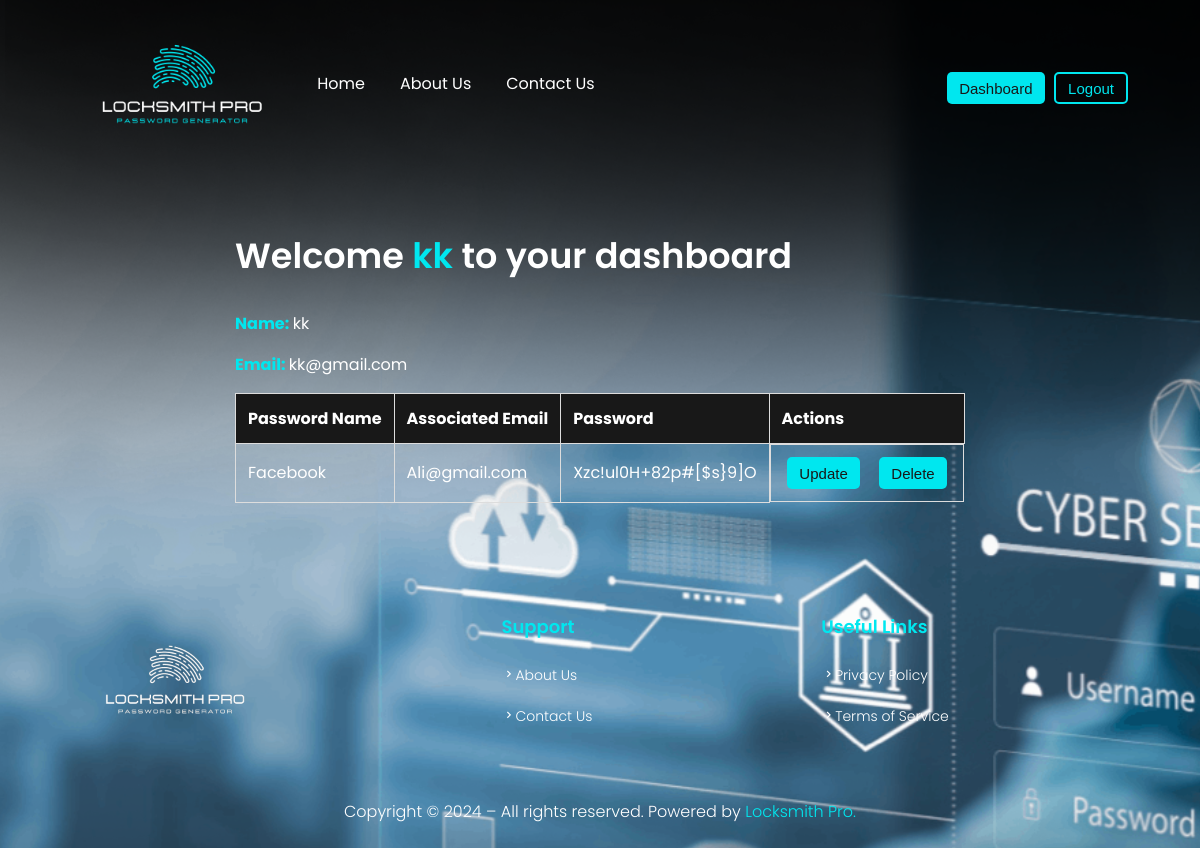
/dashboard (signed in), run on the app's committed database.
### models.py (models this page shows, shortened)
class User(db.Model):
    id = db.Column(db.Integer, primary_key=True)
    name = db.Column(db.String(100), nullable=False)
    email = db.Column(db.String(100), unique=True)
    password = db.Column(db.String(100))

class SavedPassword(db.Model):
    id = db.Column(db.Integer, primary_key=True)
    user_id = db.Column(db.Integer, db.ForeignKey('user.id'), nullable=False)
    password_name = db.Column(db.String(100), nullable=False)
    password_email = db.Column(db.String(100), nullable=False)
    password = db.Column(db.String(100), nullable=False)
    user = db.relationship('User', backref=db.backref('saved_passwords', lazy=True))

### locksmith.py (the view)
@app.route("/dashboard")
def dashboard():
    if session['user_id']:
        user_id = session['user_id']
        user = User.query.filter_by(email=session['email']).first()
        saves = SavedPassword.query.filter_by(user_id=user_id).all()
        return render_template('dashboard.html', saves=saves, user=user)
    return redirect('/login')

### templates/dashboard.html
{% extends 'base.html' %}
{% block content %}
<div class="container">
    <h2>Welcome <span style="color: #00E7EF;">{{user.name}}</span> to your dashboard</h2>
    <p><strong style="color: #00E7EF;" >Name: </strong> {{user.name }}</p>
    <p><strong style="color: #00E7EF;" >Email: </strong> {{user.email }}</p>
    {% if saves|length < 1 %}
        <p><strong style="color: red; text-align:center;" >There's no password saved!</strong></p>
    {% else %}
        <table>
            <thead>
                <tr>
                    <th>Password Name</th>
                    <th>Associated Email</th>
                    <th>Password</th>
                    <th>Actions</th>
                </tr>
            </thead>
            <tbody>
                {% for save in saves %}
                <tr>
                    <td onclick="copy(this)" >{{ save.password_name }}</td>
                    <td onclick="copy(this)" >{{ save.password_email }}</td>
                    <td onclick="copy(this)" >{{ save.password }}</td>
                    <td id="u-d-btn">
                        <a href="/update/{{ save.id }}"><button>Update</button></a>
                        <form action="{{ url_for('delete', id=save.id) }}" method="POST">
                            <button type="submit" id="delete">Delete</button>
                        </form>
                    </td>
                </tr>
                {% endfor %}
            </tbody>
        </table>
    {% endif %}
</div>
{% endblock content %}

### static/css/styles.css (style rules this page uses)
body { display: flex; flex-direction: column; background-color: black; justify-content: center; align-items: center; color: #fff; background-image: url(/Locksmith-Pro/static/img/background.png); }
button { overflow: hidden; outline: none; border: none; border-radius: 5px; cursor: pointer; padding: 5px 12px; font-family: Poppins, sans-serif; margin: 0 0.3rem; }
table { width: 100%; border-collapse: collapse; font-family: Poppins, sans-serif; }
th, td { padding: 12px; border: 1px solid #ddd; text-align: left; cursor: pointer; }
th { background-color: #181818; color: white; }
h2 { font-family: Poppins, sans-serif; font-weight: 600; font-size: 35px; color: #fff; }
form { width: 60%; display: flex; flex-direction: column; justify-content: center; margin: 0; padding: 0; }
button { height: 2rem; background-color: #00E7EF; color: #181818; font-family: Poppies, sans-serif; font-weight: 500; overflow: none; border: none; border-radius: 5px; cursor: pointer; font-size: 15px; }
#u-d-btn { display: flex; flex-direction: row; gap: 10px; }
#u-d-btn a { text-decoration: none; }
p { font-size: 16px; font-family: Poppins, sans-serif; }

### data on the page
User: name "kk", email "kk@gmail.com"
SavedPassword: password_name "Facebook", password_email "Ali@gmail.com", password "Xzc!ul0H+82p#[$s}9]O"
